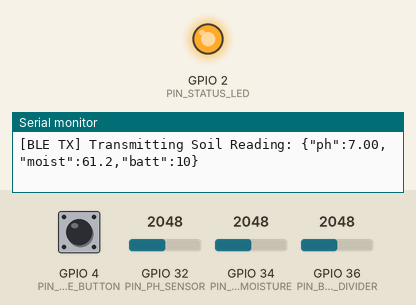
A sketch run on a simulated ESP32. Parts: output pins drawn as LEDs (lit = HIGH), the last lines printed to the serial monitor. Dashed ring = blinking. The inputs (shaded band) are chosen by the test bench; at power-on: GPIO 4 (PIN_PROBE_BUTTON) HIGH, GPIO 32 (PIN_PH_SENSOR) = 2048, GPIO 34 (PIN_SOIL_MOISTURE) = 2048, GPIO 36 (PIN_BATTERY_DIVIDER) = 2048 (analog values on the 0–4095 scale). Nothing arrives over Bluetooth unless stated; a phone connects over Bluetooth LE 3 s after start.

Above: at 1.5 s.
1.6 s: GPIO 4 (PIN_PROBE_BUTTON) pulled LOW for 0.15 s
At 1.77 s:
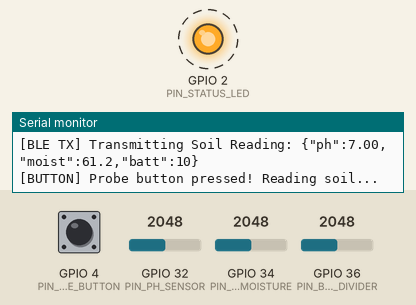
Timing chart, 0 to 4.6 s (numbered marks = the images above; inputs shaded):
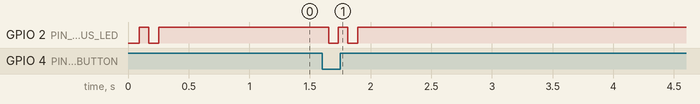

Measured:
- after the input at 1.6 s, GPIO 2 (PIN_STATUS_LED): alternates HIGH for 0.08 s and LOW for 0.08 s, 4 changes in all, then stays HIGH, starting after 0.05 s

The sketch:

KrishiSync_ESP32_BLE.ino
```cpp
/*
  =======================================================================================
  KrishiSync (SoilSathi) - Handheld IoT Soil Analyzer Wand Firmware
  Target Board: ESP32 DOIT DEVKIT V1
  Sensors:
    - Analog pH Sensor (BNC Probe Module) -> GPIO 32 (ADC1_CH4)
    - Capacitive Soil Moisture Sensor v1.2 -> GPIO 34 (ADC1_CH6)
    - 18650 Battery Voltage Divider -> GPIO 36 (ADC1_CH0)
    - Status Indicator LED -> GPIO 2 (Onboard Blue LED)
    - Push-to-Test Button -> GPIO 4 (Wakes from Deep Sleep / Triggers Measurement)
  BLE Specs:
    - Device Name: KrishiSync-Wand
    - Service UUID: 4fafc201-1fb5-459e-8fcc-c5c9c331914b
    - Characteristic UUID: beb5483e-36e1-4688-b7f5-ea07361b26a8 (NOTIFY, READ)
  =======================================================================================
*/

#include <BLEDevice.h>
#include <BLEServer.h>
#include <BLEUtils.h>
#include <BLE2902.h>

// PIN ASSIGNMENTS
#define PIN_PH_SENSOR       32  // Analog pH Probe Input (ADC1)
#define PIN_SOIL_MOISTURE   34  // Capacitive Soil Moisture Sensor (ADC1)
#define PIN_BATTERY_DIVIDER 36  // 1:2 Voltage Divider for 18650 Cell (ADC1)
#define PIN_STATUS_LED       2  // Built-in Blue LED for status
#define PIN_PROBE_BUTTON     4  // Push button (Active LOW with pull-up)

// BLE UUID DEFINITIONS
#define SERVICE_UUID        "4fafc201-1fb5-459e-8fcc-c5c9c331914b"
#define CHARACTERISTIC_UUID "beb5483e-36e1-4688-b7f5-ea07361b26a8"

// CALIBRATION CONSTANTS
// Soil Moisture (Capacitive v1.2):
const int AIR_VALUE = 3150;    // Raw ADC reading in dry air (0% moisture)
const int WATER_VALUE = 1350;  // Raw ADC reading in water cup (100% moisture)

// pH Probe 2-Point Buffer Calibration (pH 4.01 and pH 7.00):
const float PH7_VOLTAGE = 1.65; // Voltage output at neutral buffer (pH 7.00)
const float PH_SLOPE = 0.18;    // Volts per pH unit change

BLEServer* pServer = NULL;
BLECharacteristic* pCharacteristic = NULL;
bool deviceConnected = false;
bool oldDeviceConnected = false;
unsigned long lastActivityTime = 0;
const unsigned long SLEEP_TIMEOUT_MS = 60000; // Go to deep sleep after 60s of inactivity

// BLE Server Callbacks
class KrishiServerCallbacks : public BLEServerCallbacks {
  void onConnect(BLEServer* pServer) {
    deviceConnected = true;
    digitalWrite(PIN_STATUS_LED, HIGH);
    Serial.println("[BLE] Farmer smartphone connected!");
  }

  void onDisconnect(BLEServer* pServer) {
    deviceConnected = false;
    digitalWrite(PIN_STATUS_LED, LOW);
    Serial.println("[BLE] Smartphone disconnected.");
  }
};

// Oversampling ADC helper (averages 32 samples to suppress soil impedance noise)
uint32_t readOversampledADC(int pin, int samples = 32) {
  uint32_t sum = 0;
  for (int i = 0; i < samples; i++) {
    sum += analogRead(pin);
    delayMicroseconds(200);
  }
  return sum / samples;
}

// Convert raw ADC to battery percentage (18650 Li-ion cell: 3.2V = 0%, 4.2V = 100%)
int readBatteryPercentage() {
  uint32_t raw = readOversampledADC(PIN_BATTERY_DIVIDER, 16);
  // ADC range 0-4095 (3.3V reference) through 100k:100k divider (multiplier x2)
  float pinVoltage = (raw / 4095.0) * 3.3;
  float batteryVoltage = pinVoltage * 2.0;

  int percent = (int)(((batteryVoltage - 3.2) / (4.2 - 3.2)) * 100.0);
  if (percent > 100) percent = 100;
  if (percent < 0) percent = 0;
  return percent;
}

// Read and compute calibrated Soil Moisture %
float readSoilMoisturePercent() {
  uint32_t raw = readOversampledADC(PIN_SOIL_MOISTURE, 32);
  float percent = ((float)(AIR_VALUE - raw) / (float)(AIR_VALUE - WATER_VALUE)) * 100.0;
  if (percent > 100.0) percent = 100.0;
  if (percent < 0.0) percent = 0.0;
  return percent;
}

// Read and compute calibrated Soil pH
float readSoilPh() {
  uint32_t raw = readOversampledADC(PIN_PH_SENSOR, 32);
  float voltage = (raw / 4095.0) * 3.3;
  // pH equation: pH = 7.0 + ((V_neutral - V_meas) / slope)
  float ph = 7.0 + ((PH7_VOLTAGE - voltage) / PH_SLOPE);
  if (ph > 14.0) ph = 14.0;
  if (ph < 0.0) ph = 0.0;
  return ph;
}

// Transmit telemetry packet to Smartphone App via BLE
void sendTelemetryPacket() {
  // Flash LED twice to indicate measurement
  for (int i = 0; i < 2; i++) {
    digitalWrite(PIN_STATUS_LED, LOW);
    delay(80);
    digitalWrite(PIN_STATUS_LED, HIGH);
    delay(80);
  }

  float ph = readSoilPh();
  float moisture = readSoilMoisturePercent();
  int battery = readBatteryPercentage();

  // Create JSON payload
  char payload[96];
  snprintf(payload, sizeof(payload), "{\"ph\":%.2f,\"moist\":%.1f,\"batt\":%d}", ph, moisture, battery);

  Serial.print("[BLE TX] Transmitting Soil Reading: ");
  Serial.println(payload);

  if (deviceConnected && pCharacteristic != NULL) {
    pCharacteristic->setValue((uint8_t*)payload, strlen(payload));
    pCharacteristic->notify();
  }
}

void enterDeepSleep() {
  Serial.println("[POWER] Inactivity timeout reached. Entering Ultra-Low Power Deep Sleep...");
  digitalWrite(PIN_STATUS_LED, LOW);

  // Configure wake up on button press (GPIO 4 LOW)
  esp_sleep_enable_ext0_wakeup((gpio_num_t)PIN_PROBE_BUTTON, 0);
  esp_deep_sleep_start();
}

void setup() {
  Serial.begin(115200);
  Serial.println("\n==========================================");
  Serial.println("  KrishiSync Handheld IoT Wand Initializing");
  Serial.println("==========================================");

  pinMode(PIN_STATUS_LED, OUTPUT);
  pinMode(PIN_PROBE_BUTTON, INPUT_PULLUP);
  digitalWrite(PIN_STATUS_LED, LOW);

  // Configure ESP32 ADC (12-bit, 11dB attenuation for 0-3.3V range)
  analogReadResolution(12);
  analogSetAttenuation(ADC_11db);

  // Initialize BLE Stack
  BLEDevice::init("KrishiSync-Wand");
  pServer = BLEDevice::createServer();
  pServer->setCallbacks(new KrishiServerCallbacks());

  // Create BLE Service
  BLEService* pService = pServer->createService(SERVICE_UUID);

  // Create BLE Characteristic
  pCharacteristic = pService->createCharacteristic(
                      CHARACTERISTIC_UUID,
                      BLECharacteristic::PROPERTY_READ   |
                      BLECharacteristic::PROPERTY_NOTIFY
                    );

  // Enable notifications via Client Characteristic Configuration Descriptor (CCCD)
  pCharacteristic->addDescriptor(new BLE2902());

  // Start Service & Advertising
  pService->start();
  BLEAdvertising* pAdvertising = BLEDevice::getAdvertising();
  pAdvertising->addServiceUUID(SERVICE_UUID);
  pAdvertising->setScanResponse(true);
  pAdvertising->setMinPreferred(0x06);
  pAdvertising->setMinPreferred(0x12);
  BLEDevice::startAdvertising();

  Serial.println("[BLE] Advertising started as 'KrishiSync-Wand'. Ready for smartphone pairing!");
  lastActivityTime = millis();

  // Perform initial power-on calibration reading
  sendTelemetryPacket();
}

void loop() {
  // Check probe trigger button
  if (digitalRead(PIN_PROBE_BUTTON) == LOW) {
    delay(50); // Debounce
    if (digitalRead(PIN_PROBE_BUTTON) == LOW) {
      Serial.println("[BUTTON] Probe button pressed! Reading soil...");
      sendTelemetryPacket();
      lastActivityTime = millis();
      while (digitalRead(PIN_PROBE_BUTTON) == LOW) delay(10); // Wait for release
    }
  }

  // Handle BLE disconnect / reconnect housekeeping
  if (!deviceConnected && oldDeviceConnected) {
    delay(500);
    pServer->startAdvertising();
    Serial.println("[BLE] Restarted advertising.");
    oldDeviceConnected = deviceConnected;
  }
  if (deviceConnected && !oldDeviceConnected) {
    oldDeviceConnected = deviceConnected;
    lastActivityTime = millis();
  }

  // Periodic automatic reading every 15 seconds if connected
  if (deviceConnected && (millis() - lastActivityTime > 15000)) {
    sendTelemetryPacket();
    lastActivityTime = millis();
  }

  // Sleep timeout if disconnected and idle
  if (!deviceConnected && (millis() - lastActivityTime > SLEEP_TIMEOUT_MS)) {
    enterDeepSleep();
  }

  delay(20);
}
```
